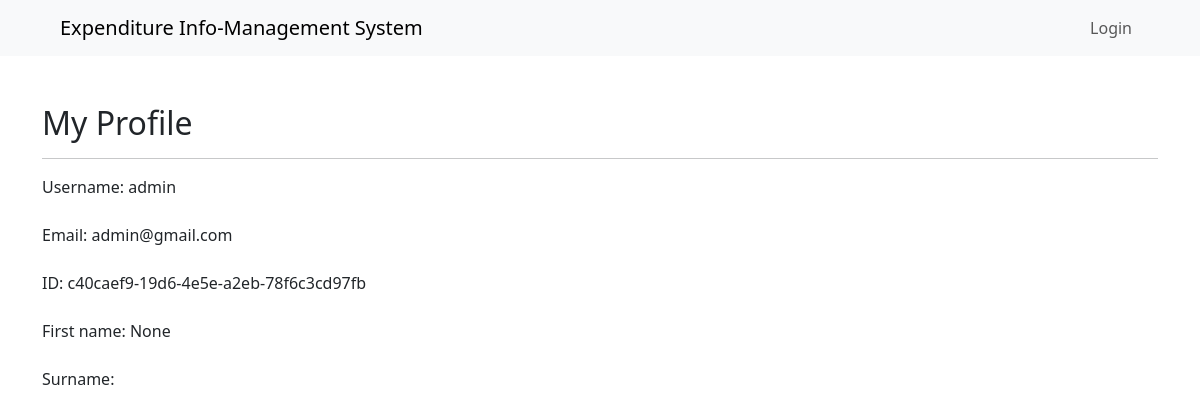
Page /profile-of-/c40caef9-19d6-4e5e-a2eb-78f6c3cd97fb/ on the committed database.
### EIMS/models.py (models this page shows, shortened)
class NewUser(AbstractBaseUser, PermissionsMixin):
    id = models.UUIDField(auto_created=True, primary_key=True, unique=True, editable=False, default=uuid.uuid4)
    email = models.EmailField(_('Email address'), max_length=254, unique=True)
    username = models.CharField(max_length=150, unique=True)
    givenname = models.CharField(max_length=100, blank=True, null=True)
    surname = models.CharField(max_length=100, blank=True)
    profile_photo = models.ImageField(blank=True, null=True)
    about_me = models.TextField(blank=True, null=True)
    failed_login_attempts = models.IntegerField(default=0)
    is_active = models.BooleanField(default=False)
    is_staff = models.BooleanField(default=False)
    is_personal = models.BooleanField(default=False)
    is_verified = models.BooleanField(default=False)
    objects = CustomAccountManager()
    USERNAME_FIELD = 'email'
    REQUIRED_FIELDS = ['username']
    class Meta:
        verbose_name  = 'New Account / User'

### EIMS/views.py (the view)
# urls.py: path('profile-of-/<str:id>/', views.profile, name='profile'),
def profile(request, id):
    this_user = NewUser.objects.get(id=id)
    context = {
        'thisuser':this_user,
    }
    return render(request, 'accounts/profile.html', context)

### templates/accounts/profile.html
{% extends "copyfrom/main.html" %}
{% block content %}
<h2>My Profile</h2>
<hr>
Username: {{thisuser.username}} <br> <br>
Email: {{thisuser.email}} <br><br>
ID: {{thisuser.id}} <br> <br>
First name: {{thisuser.givenname}} <br> <br>
Surname: {{thisuser.surname}} <br> <br>
{% endblock %}

### rows in the picture
NewUser: username "admin", email "admin@gmail.com", id "c40caef9-19d6-4e5e-a2eb-78f6c3cd97fb", givenname "None"
